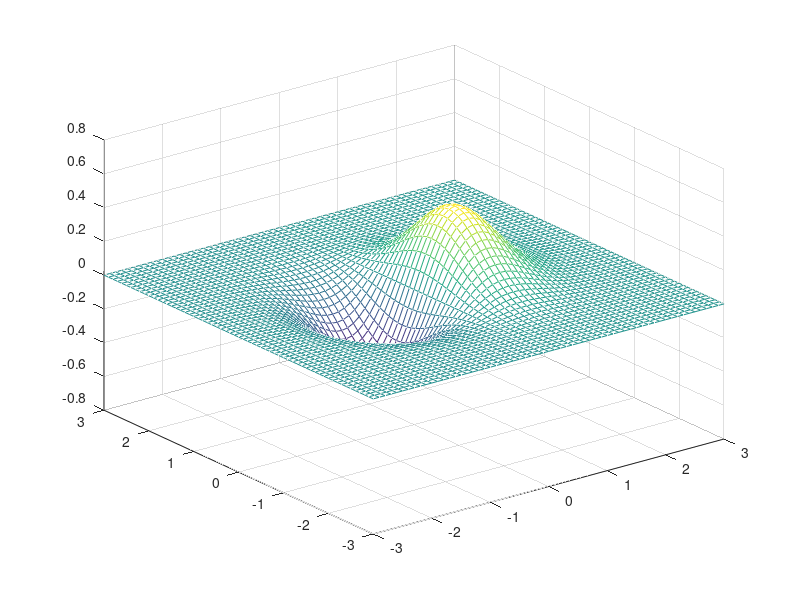
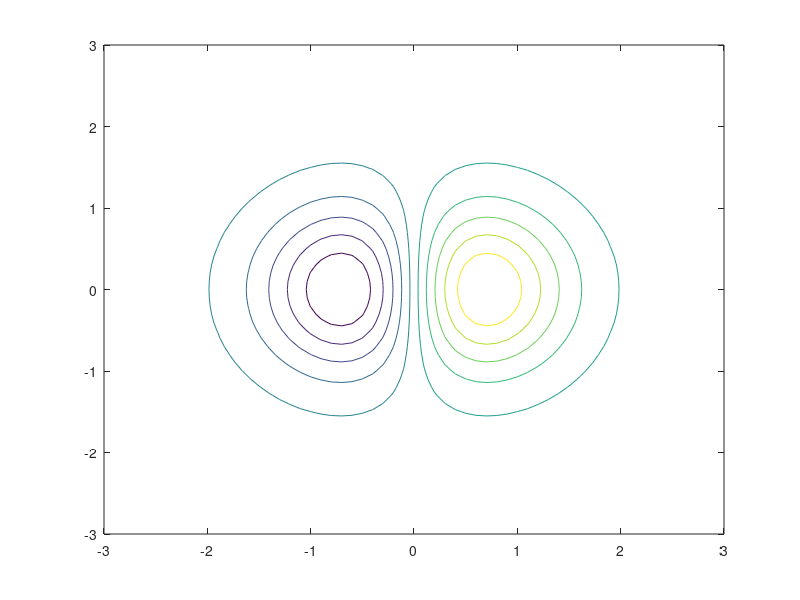

These charts were generated, in order, by the following MATLAB code:
clear all
close all
clc

x = -3:0.1:3;
y = -3:0.1:3;

[xr, yr] = meshgrid(x,y);

fe = x.*exp(-xr.^2-yr.^2);
mesh(xr,yr,fe)
figure
contour(xr, yr, fe)
